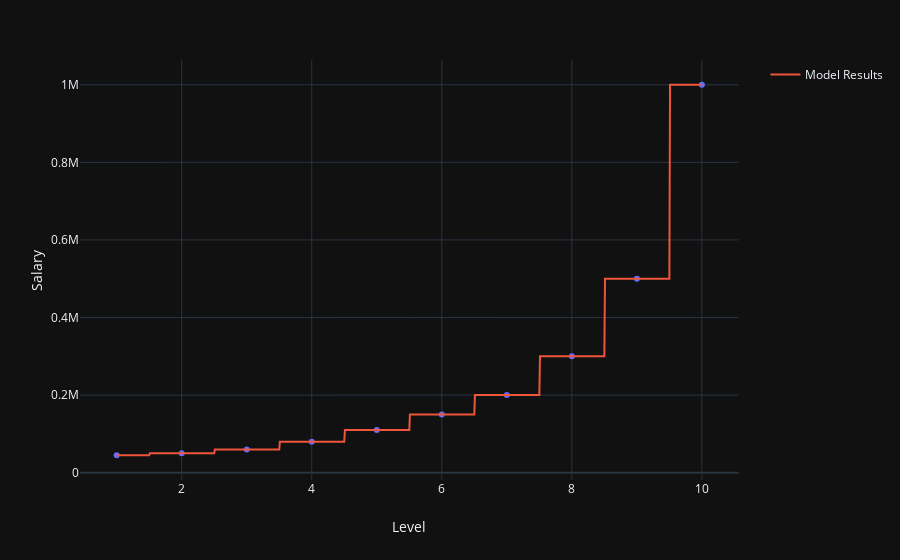

Here is the notebook cell this chart was saved with:
### Markdown cell above
## Step 3: Analyze Results

### Code cell
fig = px.scatter(dataset, x='Level', y='Salary')
fig.add_trace(go.Scatter(x = X_grid.flatten(), y = y_pred, name = 'Model Results', mode = 'lines'))
fig.show()
fig.write_image('regression_results.png')

### Figure 1 — Plotly figure (JSON) as saved in the notebook; plotly's stock layout.template omitted (floating-point values rounded to 4 significant figures; data arrays with more than 128 entries replaced by an {"elided": "..."} marker saying what was removed)
{"data": [{"hoverlabel": {"namelength": 0}, "hovertemplate": "Level=%{x}<br>Salary=%{y}", "legendgroup": "", "marker": {"color": "#636efa", "symbol": "circle"}, "mode": "markers", "name": "", "showlegend": false, "type": "scatter", "x": [1, 2, 3, 4, 5, 6, 7, 8, 9, 10], "xaxis": "x", "y": [45000, 50000, 60000, 80000, 110000, 150000, 200000, 300000, 500000, 1000000], "yaxis": "y"}, {"mode": "lines", "name": "Model Results", "type": "scatter", "x": {"elided": "900 float values"}, "y": {"elided": "900 int values"}}], "layout": {"autosize": true, "legend": {"tracegroupgap": 0}, "margin": {"t": 60}, "xaxis": {"anchor": "y", "autorange": true, "domain": [0, 0.98], "range": [0.4271, 10.57], "showspikes": false, "title": {"text": "Level"}, "type": "linear"}, "yaxis": {"anchor": "x", "autorange": true, "domain": [0, 1], "range": [-17840.0, 1063000.0], "showspikes": false, "title": {"text": "Salary"}, "type": "linear"}}}
